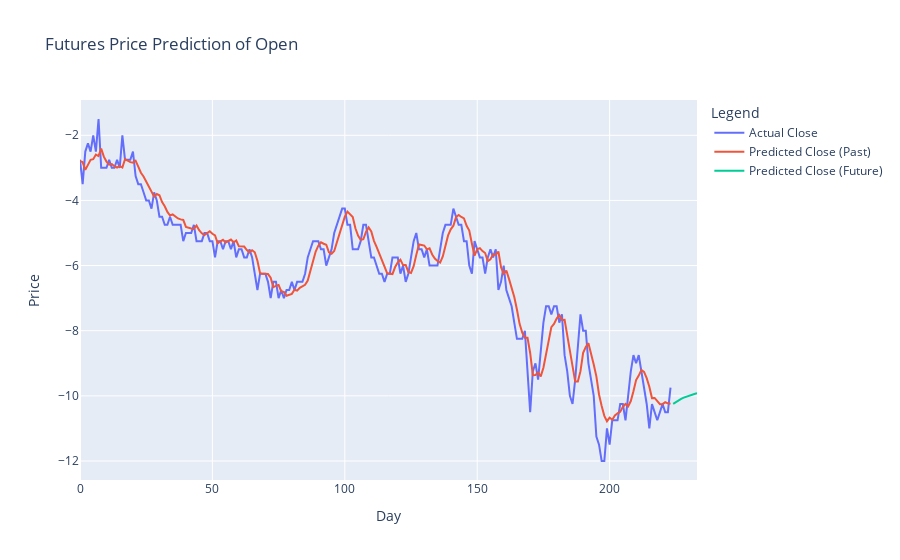
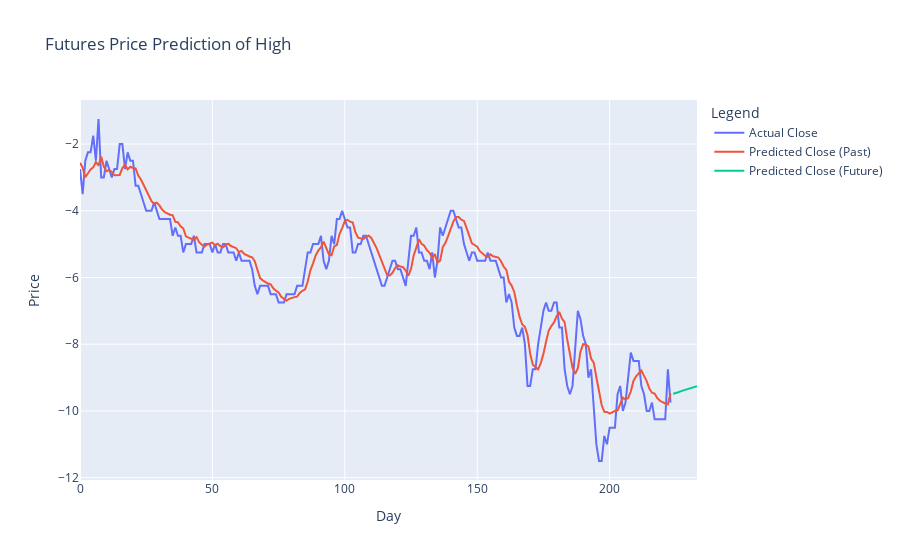
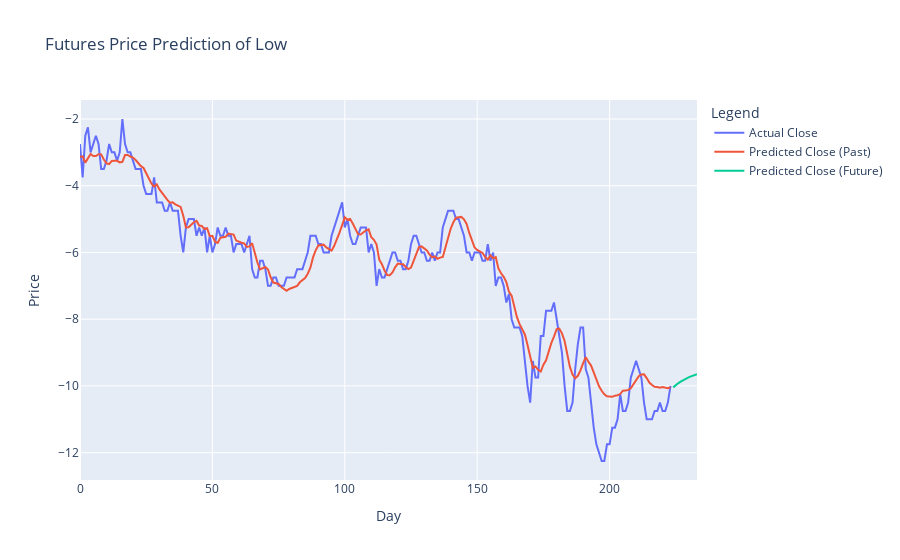
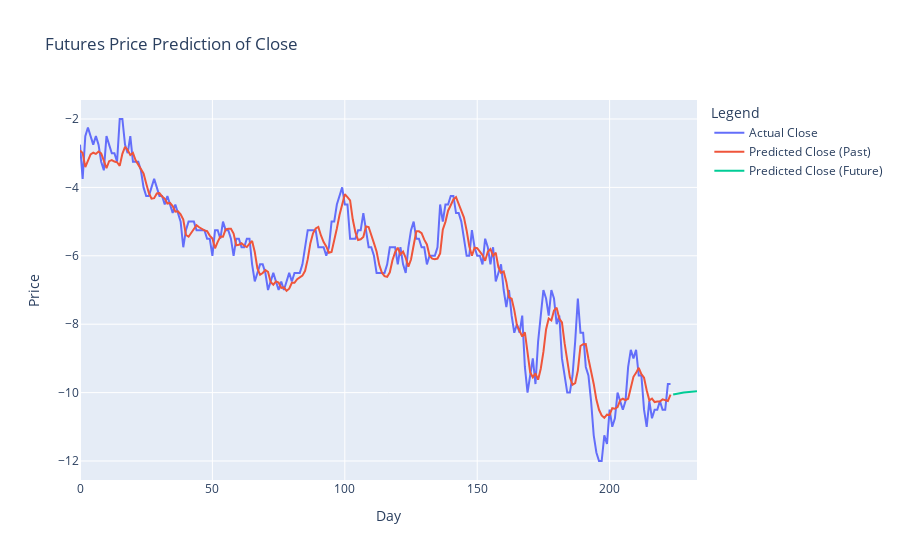

Write notebook code for charts like these, in order.
### Code cell
for tag_name in tag_list:
    # Function to prepare data for LSTM
    def prepare_dataframe_for_lstm(df, n_steps):
        df = dc(df)
        df.set_index('Date', inplace=True)
        for i in range(1, n_steps+1):
            df[f'Price(t-{i})'] = df['Price'].shift(i)
        df.dropna(inplace=True)
        return df

    # Load and prepare the data
    data = pd.read_csv(files[-1])
    data['Date'] = pd.to_datetime(data['Date'])
    data = data.rename(columns={tag_name:'Price'})
    data = data[['Date', 'Price']]

    lookback = 10
    shifted_df = prepare_dataframe_for_lstm(data, lookback)

    shifted_df_as_np = shifted_df.to_numpy()
    scaler = MinMaxScaler(feature_range=(-1, 1))
    shifted_df_as_np = scaler.fit_transform(shifted_df_as_np)

    X = shifted_df_as_np[:, 1:]
    y = shifted_df_as_np[:, 0]
    X = dc(np.flip(X, axis=1))

    X = X.reshape((-1, lookback, 1))
    y = y.reshape((-1, 1))

    X_test = torch.tensor(X).float()
    y_test = torch.tensor(y).float()

    # Load the trained model
    model_file = '/workspaces/Futures-First/Prediction/LSTM/test/'+tag_name+'/lstm_model_'+files[-2][-8:-4]+'.pt'
    model = LSTM(input_size=1, hidden_size=4, num_stacked_layers=1).to(device)
    model.load_state_dict(torch.load(model_file))
    model.eval()

    # Predict the last part of the dataset
    test_predictions = model(X_test.to(device)).detach().cpu().numpy().flatten()

    # Inverse transform the predictions
    dummies = np.zeros((X_test.shape[0], lookback+1))
    dummies[:, 0] = test_predictions
    dummies = scaler.inverse_transform(dummies)
    test_predictions = dc(dummies[:, 0])

    dummies = np.zeros((X_test.shape[0], lookback+1))
    dummies[:, 0] = y_test.flatten()
    dummies = scaler.inverse_transform(dummies)
    new_y_test = dc(dummies[:, 0])

    # Prepare for predicting future prices
    last_window = X_test[-1].cpu().numpy()

    future_predictions = []

    # Predict the next 5 days
    for _ in range(10):
        # Predict the next price
        pred = model(torch.tensor(last_window).unsqueeze(0).float().to(device)).detach().cpu().numpy().flatten()[0]
        
        # Scale back to original price
        dummies = np.zeros((1, lookback + 1))
        dummies[:, 0] = pred
        dummies = scaler.inverse_transform(dummies)
        
        pred_original = dummies[:, 0][0]
        future_predictions.append(pred_original)
        
        # Update the window for the next prediction
        last_window = np.roll(last_window, -1)
        last_window[-1, 0] = pred

    # Combine all predictions
    all_predictions = np.concatenate((test_predictions, np.array(future_predictions)))

    # Create plotly figure
    fig = go.Figure()

    # Add traces for actual and predicted values
    fig.add_trace(go.Scatter(
        x=np.arange(len(new_y_test)),
        y=new_y_test,
        mode='lines',
        name='Actual Close'
    ))

    fig.add_trace(go.Scatter(
        x=np.arange(len(test_predictions)),
        y=test_predictions,
        mode='lines',
        name='Predicted Close (Past)'
    ))

    fig.add_trace(go.Scatter(
        x=np.arange(len(test_predictions), len(all_predictions)),
        y=future_predictions,
        mode='lines',
        name='Predicted Close (Future)',
        # line=dict(dash='dash')
    ))

    # Update layout
    fig.update_layout(
        title="Futures Price Prediction of "+tag_name,
        xaxis_title="Day",
        yaxis_title="Price",
        legend_title="Legend"
    )

    # Show plot
    fig.show()
    # future_num = [f"{number:.4f}" for number in future_predictions]
    ohlc[tag_name].extend(future_predictions[:4])

### Figure 1 — Plotly figure (JSON) as saved in the notebook; plotly's stock layout.template omitted (floating-point values rounded to 4 significant figures; data arrays with more than 128 entries replaced by an {"elided": "..."} marker saying what was removed)
{"data": [{"mode": "lines", "name": "Actual Close", "type": "scatter", "x": {"elided": "224 int values"}, "y": {"elided": "224 float values"}}, {"mode": "lines", "name": "Predicted Close (Past)", "type": "scatter", "x": {"elided": "224 int values"}, "y": {"elided": "224 float values"}}, {"mode": "lines", "name": "Predicted Close (Future)", "type": "scatter", "x": [224, 225, 226, 227, 228, 229, 230, 231, 232, 233], "y": [-10.24, -10.18, -10.14, -10.09, -10.06, -10.02, -9.992, -9.966, -9.943, -9.923]}], "layout": {"legend": {"title": {"text": "Legend"}}, "title": {"text": "Futures Price Prediction of Open"}, "xaxis": {"title": {"text": "Day"}}, "yaxis": {"title": {"text": "Price"}}}}

### Figure 2 — Plotly figure (JSON) as saved in the notebook; plotly's stock layout.template omitted (floating-point values rounded to 4 significant figures; data arrays with more than 128 entries replaced by an {"elided": "..."} marker saying what was removed)
{"data": [{"mode": "lines", "name": "Actual Close", "type": "scatter", "x": {"elided": "224 int values"}, "y": {"elided": "224 float values"}}, {"mode": "lines", "name": "Predicted Close (Past)", "type": "scatter", "x": {"elided": "224 int values"}, "y": {"elided": "224 float values"}}, {"mode": "lines", "name": "Predicted Close (Future)", "type": "scatter", "x": [224, 225, 226, 227, 228, 229, 230, 231, 232, 233], "y": [-9.483, -9.468, -9.438, -9.405, -9.377, -9.349, -9.324, -9.301, -9.279, -9.259]}], "layout": {"legend": {"title": {"text": "Legend"}}, "title": {"text": "Futures Price Prediction of High"}, "xaxis": {"title": {"text": "Day"}}, "yaxis": {"title": {"text": "Price"}}}}

### Figure 3 — Plotly figure (JSON) as saved in the notebook; plotly's stock layout.template omitted (floating-point values rounded to 4 significant figures; data arrays with more than 128 entries replaced by an {"elided": "..."} marker saying what was removed)
{"data": [{"mode": "lines", "name": "Actual Close", "type": "scatter", "x": {"elided": "224 int values"}, "y": {"elided": "224 float values"}}, {"mode": "lines", "name": "Predicted Close (Past)", "type": "scatter", "x": {"elided": "224 int values"}, "y": {"elided": "224 float values"}}, {"mode": "lines", "name": "Predicted Close (Future)", "type": "scatter", "x": [224, 225, 226, 227, 228, 229, 230, 231, 232, 233], "y": [-10.04, -9.97, -9.914, -9.862, -9.816, -9.774, -9.737, -9.704, -9.675, -9.648]}], "layout": {"legend": {"title": {"text": "Legend"}}, "title": {"text": "Futures Price Prediction of Low"}, "xaxis": {"title": {"text": "Day"}}, "yaxis": {"title": {"text": "Price"}}}}

### Figure 4 — Plotly figure (JSON) as saved in the notebook; plotly's stock layout.template omitted (floating-point values rounded to 4 significant figures; data arrays with more than 128 entries replaced by an {"elided": "..."} marker saying what was removed)
{"data": [{"mode": "lines", "name": "Actual Close", "type": "scatter", "x": {"elided": "224 int values"}, "y": {"elided": "224 float values"}}, {"mode": "lines", "name": "Predicted Close (Past)", "type": "scatter", "x": {"elided": "224 int values"}, "y": {"elided": "224 float values"}}, {"mode": "lines", "name": "Predicted Close (Future)", "type": "scatter", "x": [224, 225, 226, 227, 228, 229, 230, 231, 232, 233], "y": [-10.06, -10.04, -10.02, -10.01, -9.998, -9.988, -9.98, -9.973, -9.968, -9.963]}], "layout": {"legend": {"title": {"text": "Legend"}}, "title": {"text": "Futures Price Prediction of Close"}, "xaxis": {"title": {"text": "Day"}}, "yaxis": {"title": {"text": "Price"}}}}
